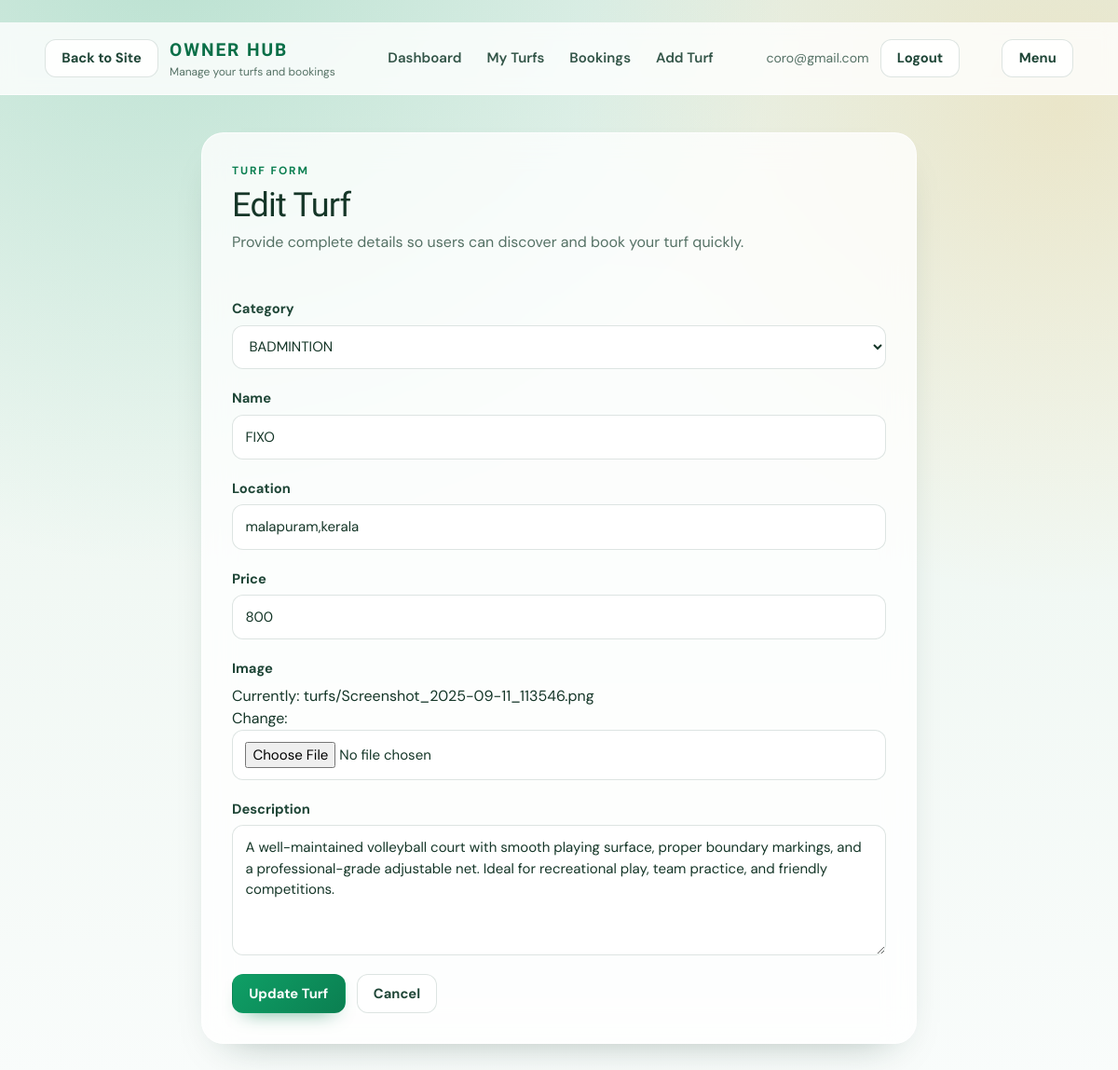
/owner_editturf/6/ (signed in), run on an earlier commit of the app's database.
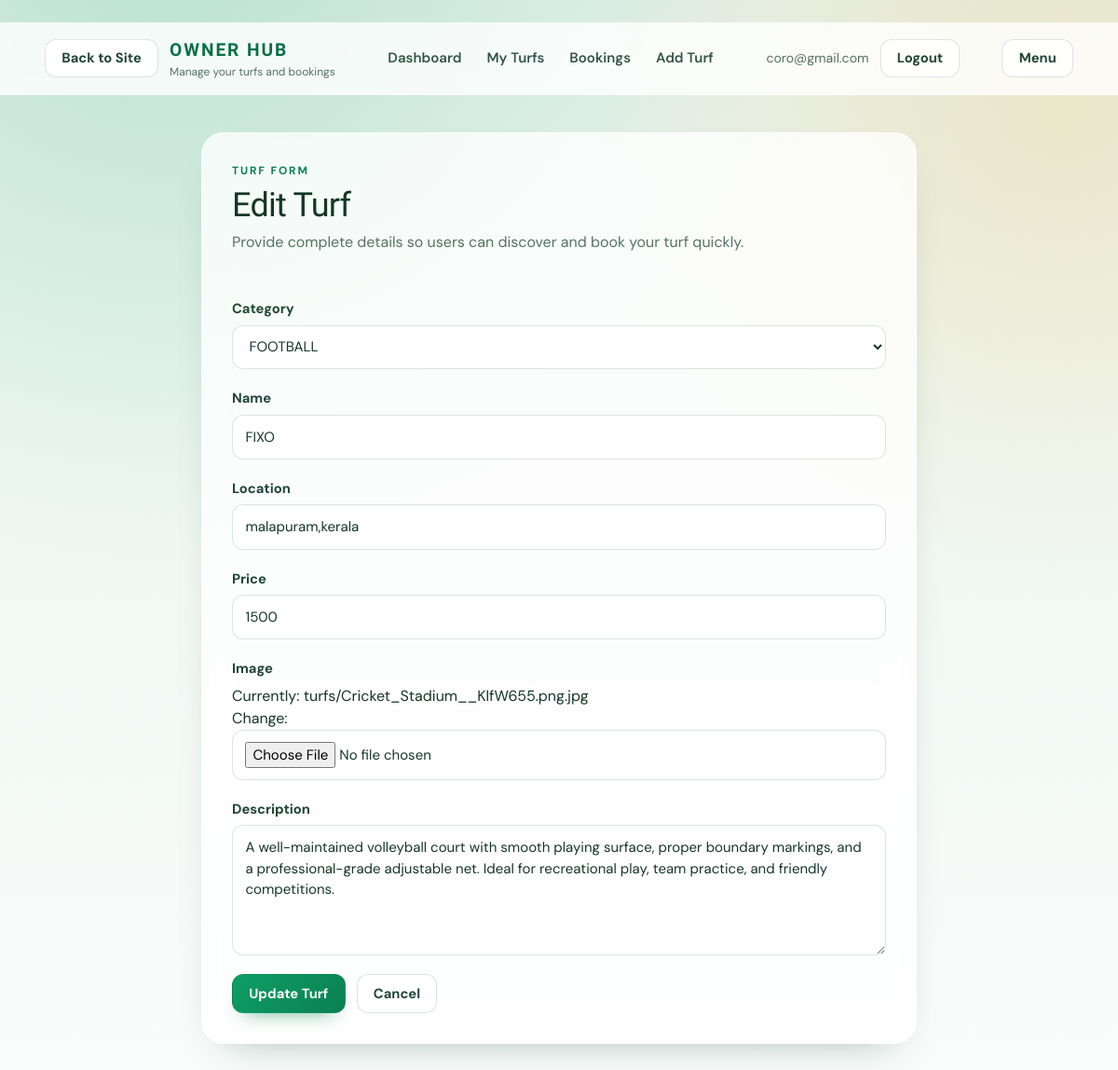
And on a later commit of the database.
### web/models.py (models this page shows, shortened)
class Turf(models.Model):
    owner = models.ForeignKey(User,on_delete=models.CASCADE,related_name="turfs")
    category = models.ForeignKey(Sports_Category, on_delete=models.CASCADE)
    name = models.CharField(max_length=255)
    location = models.CharField(max_length=255)
    price = models.IntegerField()
    image = models.ImageField(upload_to='turfs/')
    description = models.CharField(max_length=500)
    class Meta:
        ordering = ['-id']
        verbose_name = "Turf"
        verbose_name_plural = "Turfs"

### web/views.py (the view)
def owner_editturf(request,id):
    if not request.user.is_agent:
        return HttpResponseForbidden("You are not allowed to access this page")
    instance = get_object_or_404(Turf, id=id, owner=request.user)
    if request.method == "POST":
        form = TurfForm(request.POST, request.FILES, instance=instance)
        if form.is_valid():
            instance = form.save(commit=False)
            instance.save()
            return redirect("web:owner_turflist")
    else:
        form = TurfForm(instance=instance)
    return render (request, "owner/add_turf.html", {"form": form})

### web/form.py
class TurfForm(forms.ModelForm):
    class Meta:
        model = Turf
        fields = ["category", "name", "location", "price", "image", "description"]
        widgets = {
            "description": forms.Textarea(attrs={"rows": 4}),
        }

### web/models.py (called while the page is built)
    def __str__(self):
        return self.name

### templates/owner/add_turf.html (shortened to what this page needs)
﻿{% extends 'base/web-base.html' %}
{% block container %}
{% include 'includes/owner_dashboard.html' %}
<main class="site-shell py-10">
    <section class="max-w-3xl mx-auto surface-panel p-6 md:p-8 space-y-6">
        <div>
            <span class="eyebrow">Turf Form</span>
            <h1 class="page-title mt-2">
                {% if form.instance.pk %}
                Edit Turf
                {% else %}
                Add Turf
                {% endif %}
            </h1>
            <p class="muted mt-2">Provide complete details so users can discover and book your turf quickly.</p>
        </div>
        <form method="post" enctype="multipart/form-data" class="form-shell space-y-5">
            {% for field in form %}
            <div>
                <label for="{{ field.id_for_label }}" class="form-label">{{ field.label }}</label>
                {{ field }}
            </div>
            {% endfor %}
            <div class="flex flex-wrap gap-3">
                <button type="submit" class="btn btn-primary">
                    {% if form.instance.pk %}
                    Update Turf
                    {% else %}
                    Save Turf
                    {% endif %}
                </button>
                <a href="{% url 'web:owner_turflist' %}" class="btn btn-ghost">Cancel</a>
            </div>
        </form>
    </section>
</main>
{% endblock %}

What changed in the data, as far as the page shows it:
changed Turf "FIXO": category "BADMINTION" → "FOOTBALL"; price "800" → "1500"
Also different on the page:
text no longer shown: "Currently: turfs/Screenshot_2025-09-11_113546.png Change:"
text now shown: "Currently: turfs/Cricket_Stadium__KlfW655.png.jpg Change:"
